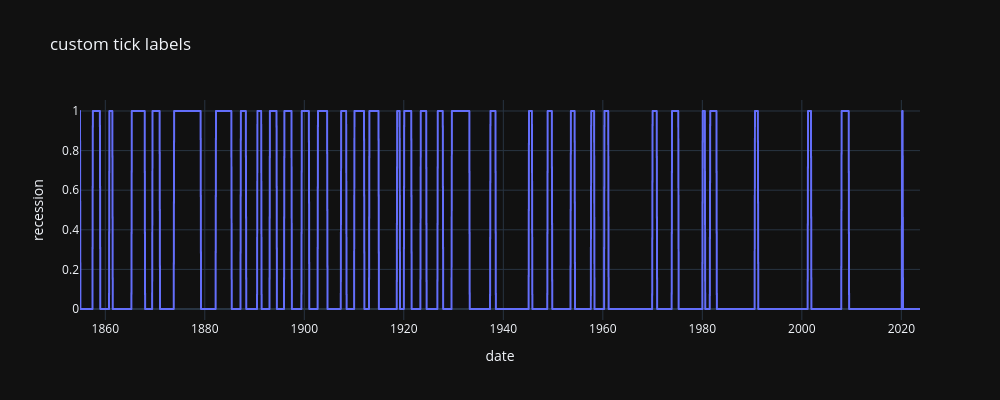

Write notebook code for a chart like this one.
### Code cell
def get_recession_data() -> pd.DataFrame:
    """
    Creates the recession dates dataframe

    Returns:
    - pd.DataFrame: The recession dates dataframe.
    """
    df_recession = pd.read_csv("data/USREC.csv")
    df_recession = df_recession.rename(columns={"USREC": "recession", "DATE": "date"})
    df_recession["date"] = pd.to_datetime(df_recession["date"])
    df_recession = df_recession.set_index("date")
    return df_recession


recdf = get_recession_data()
recdf.reset_index(inplace=True)

fig = px.line(
    recdf,
    x="date",
    y="recession",
    hover_data={"date": "|%B %d, %Y"},
    title="custom tick labels",
    template="plotly_dark",
    width=1000,
    height=400,
)
fig.show()

### Figure 1 — Plotly figure (JSON) as saved in the notebook; plotly's stock layout.template omitted (floating-point values rounded to 4 significant figures; data arrays with more than 128 entries replaced by an {"elided": "..."} marker saying what was removed)
{"data": [{"hovertemplate": "date=%{x|%B %d, %Y}<br>recession=%{y}<extra></extra>", "legendgroup": "", "line": {"color": "#636efa", "dash": "solid"}, "marker": {"symbol": "circle"}, "mode": "lines", "name": "", "showlegend": false, "type": "scattergl", "x": {"elided": "2027 str values"}, "xaxis": "x", "y": {"elided": "2027 int values"}, "yaxis": "y"}], "layout": {"height": 400, "legend": {"tracegroupgap": 0}, "title": {"text": "custom tick labels"}, "width": 1000, "xaxis": {"anchor": "y", "domain": [0, 1], "title": {"text": "date"}}, "yaxis": {"anchor": "x", "domain": [0, 1], "title": {"text": "recession"}}}}
